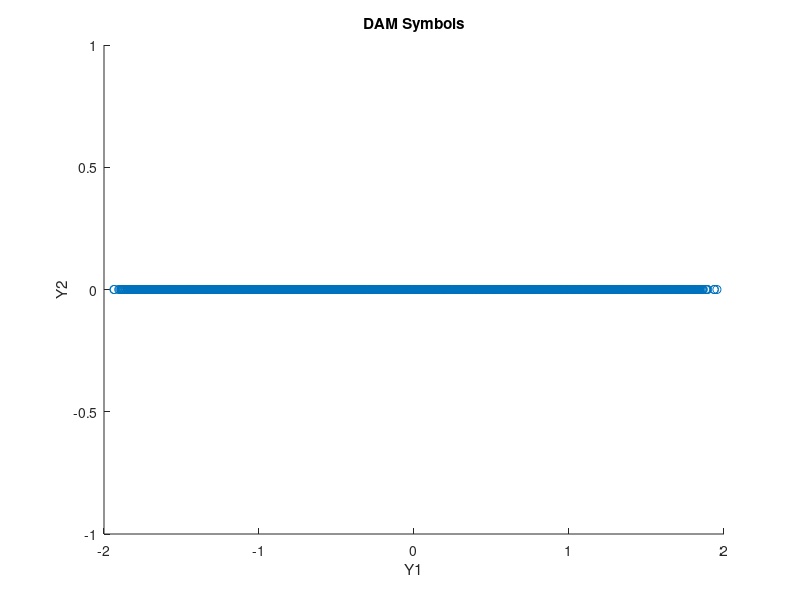
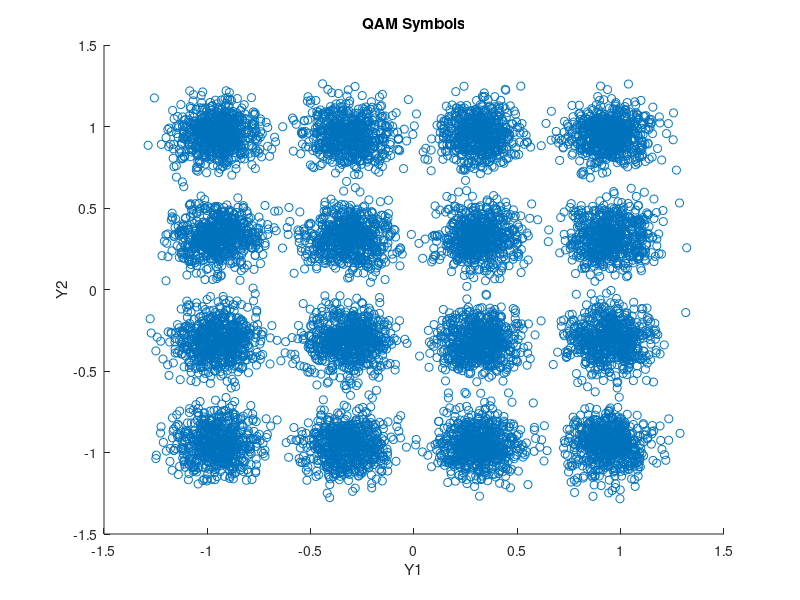
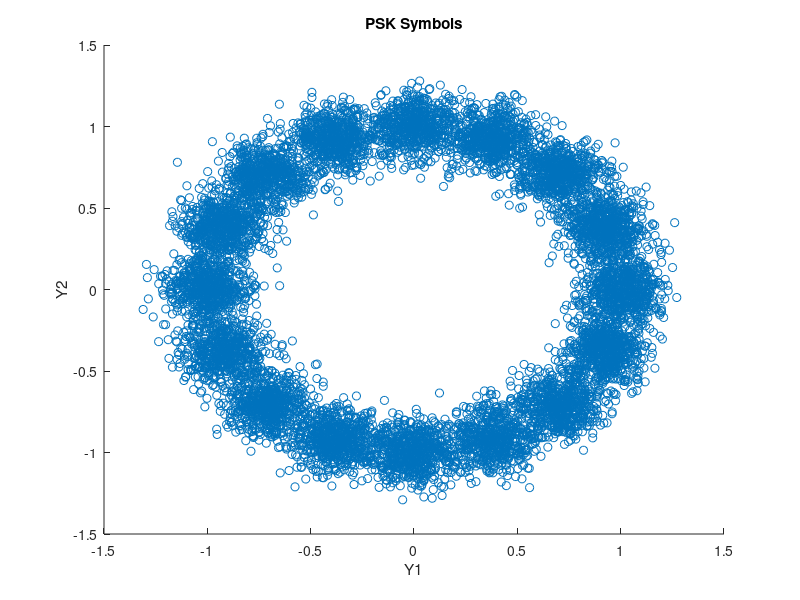

MATLAB code to generate these figures, in order:
E = 1;
DPAM = 0.21963;
DQAM = sqrt(0.4);
M = 16;

% random PAM variable. 
sig = .1;
x_pts_PAM = -7.5*DPAM:DPAM:7.5*DPAM;

N = 10000;
H = ceil(16*rand(1, N));

V1 = (H - 8.5) * DPAM;
V2 = zeros(1, N);
Z = randn(1, N) * sig;
Y1 = V1 + Z;

%plot scatterplot. 
figure;
scatter(Y1, V2);
title('DAM Symbols');
xlabel('Y1');
ylabel('Y2');
%hold on;

decode = H;

%determine each decoded value using ML rule. 
for i = 1:N
    min = 1;
    dist = abs(Y1(i) - x_pts_PAM(1));
    for j = 2:M
        if abs(Y1(i) - x_pts_PAM(j)) < dist
            min = j;
            dist = abs(Y1(i) - x_pts_PAM(j));
        end
    end
    decode(i) = min;
end

%finding the probability of error. 
p_error = mean(decode ~= H);
PAM_msg = sprintf('The probability of error in PAM is %f', p_error);
disp(PAM_msg);


%random QAM variable. 
%since it doesn't actually matter too much, 
%we will use the same H vector. 

x_pts_QAM = -1.5*DQAM:DQAM:1.5*DQAM;
y_pts_QAM = x_pts_QAM;

V1_QAM = (mod(H - 1, 4) - 1.5) * DQAM;
V2_QAM = (floor((H - 1)/ 4) - 1.5) * DQAM;

Z1 = randn(1, N) * sig;
Z2 = randn(1, N) * sig;

Y1_QAM = V1_QAM + Z1;
Y2_QAM = V2_QAM + Z2;

figure;
scatter(Y2_QAM, Y1_QAM);
title('QAM Symbols');
xlabel('Y1');
ylabel('Y2');
%hold on; 

decode_QAM = H;

%determine each decoded value using ML rule. 
for i = 1:N
    min_x = 1;
    min_y = 1;
    dist = (Y1_QAM(i) - x_pts_QAM(1))^2 + (Y2_QAM(i) - y_pts_QAM(1))^2;
    for j = 1:4
        for k = 1:4
            if (Y1_QAM(i) - x_pts_QAM(j))^2 + (Y2_QAM(i) - y_pts_QAM(k))^2 < dist
                min_x = j;
                min_y = k;
                dist = (Y1_QAM(i) - x_pts_QAM(j))^2 + (Y2_QAM(i) - y_pts_QAM(k))^2;
            end
        end
    end
    decode_QAM(i) = 4*(min_y-1) + min_x;
end

%finding the probability of error. 
p_error_QAM = mean(decode_QAM ~= H);
QAM_msg = sprintf('The probability of error in QAM is %f', p_error_QAM);
disp(QAM_msg);

%random PSK variable. 
angles = 0:2*pi/M:(M-1)*2*pi/M;
x_pts_PSK = sqrt(E) * cos(angles);
y_pts_PSK = sqrt(E) * sin(angles);

V1_PSK = sqrt(E) * cos((H-1) * 2*pi / M);
V2_PSK = sqrt(E) * sin((H-1) * 2*pi / M);

Z1 = randn(1, N) * sig;
Z2 = randn(1, N) * sig;

Y1_PSK = V1_PSK + Z1;
Y2_PSK = V2_PSK + Z2;

figure; 
scatter(Y2_PSK, Y1_PSK);
title('PSK Symbols');
xlabel('Y1');
ylabel('Y2');

decode_PSK = H;

%determine each decoded value using ML rule. 
for i = 1:N
    min = 1;
    dist = (Y1_PSK(i) - x_pts_PSK(1))^2 + (Y2_PSK(i) - y_pts_PSK(1))^2;
    for j = 1:M
        if (Y1_PSK(i) - x_pts_PSK(j))^2 + (Y2_PSK(i) - y_pts_PSK(j))^2 < dist
            min = j;
            dist = (Y1_PSK(i) - x_pts_PSK(j))^2 + (Y2_PSK(i) - y_pts_PSK(j))^2;
        end
    end
    decode_PSK(i) = min;
end

%finding the probability of error. 
p_error = mean(decode_PSK ~= H);
PSK_msg = sprintf('The probability of error in PSK is %f', p_error);
disp(PSK_msg);